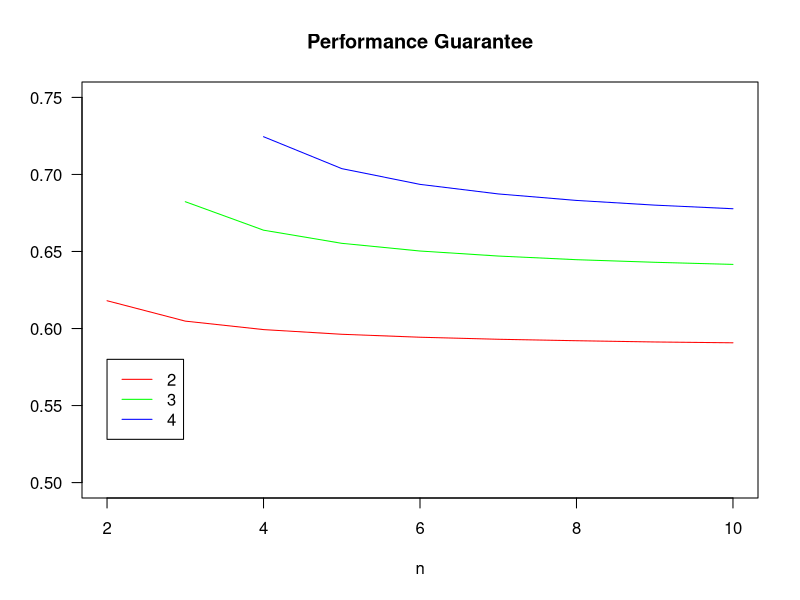

Here is the R script that generated this plot:
## ---- chunk 1
#One natural question is, how much worse is it to know only $F_i$, instead of the values $V_i$? For any $k$ and $\bF = \{F_i\}_{i = 1}^n$, this can be answered. 

#**Optimal Policy.** It is possible to use dynamic programming to solve for the optimal policy. This policy will in general be quite complex, and depend on the order of the $F_i$. We denote its expected performance by $OPT_k(\bF)$.
## ---- chunk 2
#**Proof.**
#For $j \in \{1, \ldots, n\}$, let
#\[\delta_k^j(t,\bF) = \mathbb{P}_{V \sim \bF} \sum_{i < j} {\bf 1}(V_i > t) < k) \]
#to be the probability that fewer than $k$ of the first $j-1$ values exceed $t$. In other words, it is the probability that we have the option of keeping item $j$ under policy $ST_k^t$. Then
#\begin{align*}
#ST_k^t({\bf F})& = \sum_{i = 1}^n \delta_k^i({\bf F})\mathbb{E}[V_i {\bf 1}(V_i > t)] \\
#& = \sum_{i = 1}^n \delta_k^i({\bf F})\mathbb{E}[t \cdot {\bf 1}(V_i > t) + (V_i - t){\bf 1}(V_i > t)] \\
#& = t\sum_{i = 1}^n \delta_k^i({\bf F}) (1 - \bar{F}_i(t)) + \sum_{i = 1}^n \delta_k^i({\bf F}) #\int_{t}^\infty (1 - F_i(x))dx\\
#& \geq t\sum_{i = 1}^n \delta_k^i({\bf F}) (1 - \bar{F}_i(t))  + \delta_k(t,{\bf F})U(t,{\bf F}) \\
#& = \mu_k(t,{\bf F}) \cdot k \cdot t + \delta_k(t,{\bf F})U(t,{\bf F}).
#\end{align*}
## ---- chunk 3
#Let $D(t,\bF)$ to be the "expected demand" at threshold $t$, given by 
#\begin{equation} D(t,{\bf F}) = \sum_{i = 1}^n (1 - F_i(t))= \sum_{i = 1}^n \mathbb{P}(V_i > t).\end{equation}

#**Proof.** $\frac{d}{dt}U_k(t,\bF) = k - D(t,\bF).$ Therefore, $U_k$ is minimized at the point $t_k^{LP}(\bF)$ where $D(t,\bF) = k$. Furthermore, $B_k(t_k^{LP}(\bF),{\bF}) = LP_k(\bF)$.

#**LP Relaxation.** Suppose that instead of keeping at most $k$ values for every realization, you are allowed to adopt a strategy that keeps at most $k$ values *in expectation*. Then the best approach would be to choose a threshold $t_k^{LP}(\bF)$ such that $D(t_k^{LP}(\bF),\bF) = k$, and keep all items with value above $t_k^{LP}(\bF)$. This earns objective value
#$$LP_k(\bF) = \mathbb{E}\left[\sum_{i = 1}^n V_i {\bf 1}(V_i > t_k^{LP}(\bF)) \right] = k \cdot t_k^{LP}(\bF) + U(t_k^{LP}(\bF),\bF).$$
## ---- chunk 4
delta_binom = function(n,k,p){
  return(pbinom(k-1,n,p))
}
mu_binom = function(n,k,p){
  prob = dbinom(0:(k-1),n,p)
  prob = c(prob,1-sum(prob))
  return(sum(prob*c(0:k))/k)
}
guarantee_at_p = function(n,k){
  return(Vectorize(function(p){return(min(delta_binom(n,k,p),mu_binom(n,k,p)))}))
}
guarantee_finite = Vectorize(function(n,k){
  return(optimize(guarantee_at_p(n,k),interval=c(0,1),maximum=TRUE)$objective)
})
kVals = c(2:4)
colors = rainbow(length(kVals))
nMax = 10 
plot(NULL,xlim=c(2,nMax),ylim=c(0.5,0.75),las=1,xlab='n',ylab='',main='Performance Guarantee')
for(i in 1:length(kVals)){
  lines(c(kVals[i]:nMax),guarantee_finite(c(kVals[i]:nMax),kVals[i]),col=colors[i])
}
legend(2,.58,col=colors,lty=rep('solid',length(kVals)),legend = kVals)
## ---- chunk 5
delta_pois = function(lambda,k){return(ppois(k-1,lambda))}
mu_pois = function(lambda,k){
  prob = dpois(0:(k-1),lambda)
  prob = c(prob,1-sum(prob))
  return(sum(prob*c(0:k))/k)
}
guarantee_at_lambda = function(k){
  return(Vectorize(function(lambda){
    return(min(delta_pois(lambda,k),mu_pois(lambda,k)))
  }))
}
guarantee_pois = Vectorize(function(k){
  return(optimize(guarantee_at_lambda(k),interval=c(0,k),maximum=TRUE)$objective)
})
kVals = c(1:10)
round(guarantee_pois(kVals),3)
